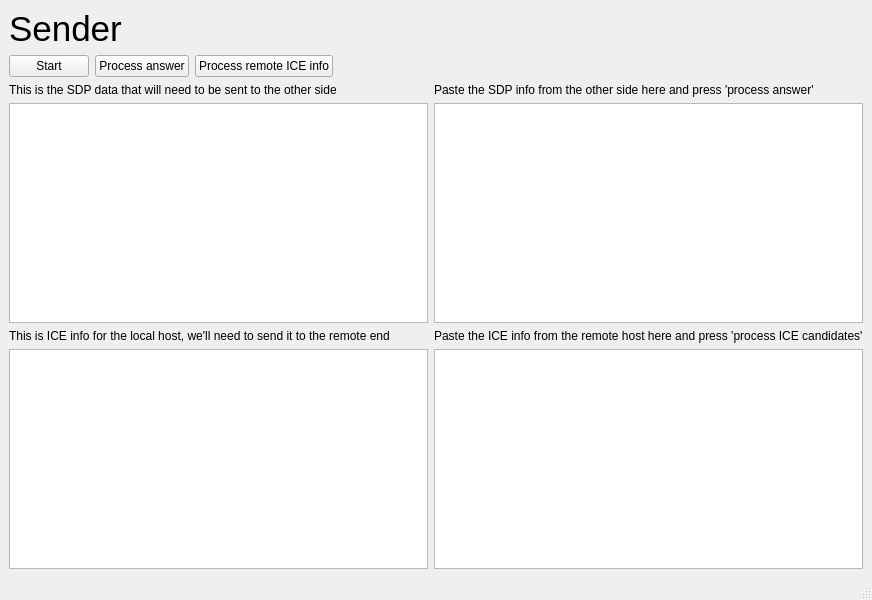
<?xml version="1.0" encoding="UTF-8"?>
<ui version="4.0">
 <class>MainWindow</class>
 <widget class="QMainWindow" name="MainWindow">
  <property name="geometry">
   <rect>
    <x>0</x>
    <y>0</y>
    <width>872</width>
    <height>600</height>
   </rect>
  </property>
  <property name="windowTitle">
   <string>MainWindow</string>
  </property>
  <widget class="QWidget" name="centralwidget">
   <layout class="QGridLayout" name="gridLayout_2">
    <item row="0" column="0">
     <layout class="QHBoxLayout" name="horizontalLayout_2">
      <item>
       <widget class="QLabel" name="label">
        <property name="font">
         <font>
          <pointsize>26</pointsize>
         </font>
        </property>
        <property name="text">
         <string>Sender</string>
        </property>
       </widget>
      </item>
      <item>
       <spacer name="horizontalSpacer">
        <property name="orientation">
         <enum>Qt::Horizontal</enum>
        </property>
        <property name="sizeHint" stdset="0">
         <size>
          <width>40</width>
          <height>20</height>
         </size>
        </property>
       </spacer>
      </item>
     </layout>
    </item>
    <item row="1" column="0">
     <layout class="QHBoxLayout" name="horizontalLayout">
      <item>
       <widget class="QPushButton" name="m_pStartButton">
        <property name="text">
         <string>Start</string>
        </property>
       </widget>
      </item>
      <item>
       <widget class="QPushButton" name="m_pProcessAnswerButton">
        <property name="text">
         <string>Process answer</string>
        </property>
       </widget>
      </item>
      <item>
       <widget class="QPushButton" name="m_pProcessRemoteICEButton">
        <property name="text">
         <string>Process remote ICE info</string>
        </property>
       </widget>
      </item>
      <item>
       <spacer name="horizontalSpacer_2">
        <property name="orientation">
         <enum>Qt::Horizontal</enum>
        </property>
        <property name="sizeHint" stdset="0">
         <size>
          <width>40</width>
          <height>20</height>
         </size>
        </property>
       </spacer>
      </item>
     </layout>
    </item>
    <item row="2" column="0">
     <layout class="QGridLayout" name="gridLayout">
      <item row="0" column="0">
       <widget class="QLabel" name="label_2">
        <property name="text">
         <string>This is the SDP data that will need to be sent to the other side</string>
        </property>
       </widget>
      </item>
      <item row="0" column="1">
       <widget class="QLabel" name="label_3">
        <property name="text">
         <string>Paste the SDP info from the other side here and press 'process answer'</string>
        </property>
       </widget>
      </item>
      <item row="1" column="0">
       <widget class="QPlainTextEdit" name="m_pOfferText"/>
      </item>
      <item row="1" column="1">
       <widget class="QPlainTextEdit" name="m_pAnswerText"/>
      </item>
      <item row="2" column="0">
       <widget class="QLabel" name="label_4">
        <property name="text">
         <string>This is ICE info for the local host, we'll need to send it to the remote end</string>
        </property>
       </widget>
      </item>
      <item row="2" column="1">
       <widget class="QLabel" name="label_5">
        <property name="text">
         <string>Paste the ICE info from the remote host here and press 'process ICE candidates'</string>
        </property>
       </widget>
      </item>
      <item row="3" column="0">
       <widget class="QPlainTextEdit" name="m_pOwnICEText"/>
      </item>
      <item row="3" column="1">
       <widget class="QPlainTextEdit" name="m_pRemoteICEText"/>
      </item>
     </layout>
    </item>
   </layout>
  </widget>
  <widget class="QMenuBar" name="menubar">
   <property name="geometry">
    <rect>
     <x>0</x>
     <y>0</y>
     <width>872</width>
     <height>21</height>
    </rect>
   </property>
  </widget>
  <widget class="QStatusBar" name="statusbar"/>
 </widget>
 <resources/>
 <connections/>
</ui>
